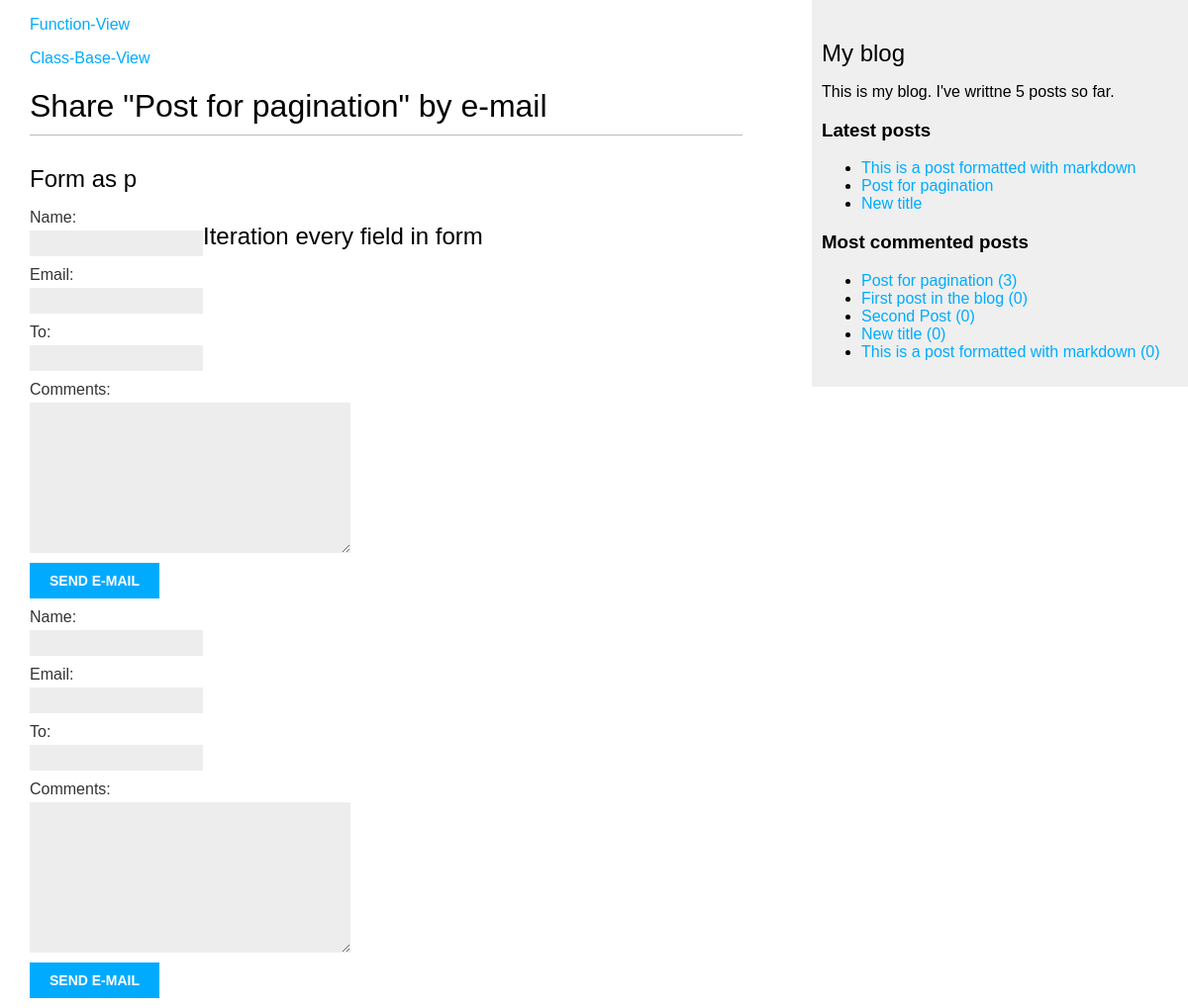
/blog/5/share/, run on the app's committed database.
### blog/models.py (models this page shows, shortened)
class Post(models.Model):
    STATUS_CHOICES = (
        ('draft', 'Draft'),
        ('published', 'Published'),
    )
    title = models.CharField(max_length=250)
    slug = models.SlugField(max_length=250, unique_for_date='publish')
    author = models.ForeignKey(User, on_delete=models.CASCADE,
                               related_name='blog_posts')
    body = models.TextField()
    publish = models.DateTimeField(default=timezone.now)
    created = models.DateTimeField(auto_now_add=True)
    updated = models.DateTimeField(auto_now=True)
    status = models.CharField(max_length=10, choices=STATUS_CHOICES,
                              default='draft')
    objects = models.Manager()  # Менеджер по умолчанию.
    published = PublishedManager()  # Наш новый менеджер.
    tags = TaggableManager()
    class Meta:
        ordering = ('-publish',)
    def get_absolute_url(self):
        return reverse('blog:post_detail', args=[self.publish.year,
                                                 self.publish.month,
                                                 self.publish.day, self.slug])

### blog/views.py (the view)
# urls.py: path('<int:post_id>/share/', views.post_share, name='post_share'),
def post_share(request, post_id):
    post = get_object_or_404(Post, id=post_id, status='published')
    sent = False  # Отправлено ли сообщение, передаем в контекст
    if request.method == 'POST':
        form = EmailPostForm(request.POST)
        if form.is_valid():
            cd = form.cleaned_data
            post_url = request.build_absolute_uri(post.get_absolute_url())
            subject = f'{cd["name"]} ({cd["email"]}) recommends you reading ' \
                f'"{post.title}"'
            message = f'Read "{post.title}" at {post_url}\n\n{cd["name"]}\'s ' \
                f'comments: {cd["comments"]}'
            send_mail(subject, message, 'admin@localhost', [cd["to"]])
            sent = True
    else:
        form = EmailPostForm()
    return render(request, 'blog/post/share.html', {'post': post,
                                                    'form': form,
                                                    'sent': sent})

### blog/forms.py
class EmailPostForm(forms.Form):
    name = forms.CharField(max_length=25)
    email = forms.EmailField()
    to = forms.EmailField()
    comments = forms.CharField(required=False, widget=forms.Textarea)

### blog/models.py (called while the page is built)
    def get_queryset(self):
        return super().get_queryset().filter(status='published')

### blog/templatetags/blog_tags.py (called while the page is built)
@register.simple_tag
def total_posts():
    return Post.published.count()

@register.inclusion_tag('blog/post/latest_posts.html')
def show_latest_posts(count=5):
    latest_posts = Post.published.order_by('-publish')[:count]
    return {'latest_posts': latest_posts}

@register.simple_tag
def get_most_commented_posts(count=5):
    return Post.published.annotate(total_comments=Count('comments'))\
                         .order_by('-total_comments')[:count]

### blog/templates/blog/post/share.html (shortened to what this page needs)
{% extends 'blog/base.html' %}
{% block content %}
    {% if sent %}
        <h1>E-mail successfully sent</h1>
        <p>"{{ post.title }}" was successfully sent to {{ form.cleaned_data.to }}.</p>
    {% else %}
        <h1>Share "{{ post.title }}" by e-mail</h1>
        <h2>Form as p</h2>
        <form action="." method="post">
            {{ form.as_p }}
            <input type="submit" value="Send e-mail">
        </form>
        <h2>Iteration every field in form</h2>
        <form action="." method="post">
            {% for field in form %}
                <div>
                    {{ field.label_tag }} {{ field }}
                </div>
            {%  endfor %}
            <input type="submit" value="Send e-mail">
        </form>
    {% endif %}
{% endblock %}

### blog/templates/blog/base.html (shortened to what this page needs)
{% load blog_tags %}
{% load static %}
<!DOCTYPE html>
<html>
<head>
    <link href="{% static "css/blog.css" %}" rel="stylesheet">
</head>
<body>
    <div id="content">
        <p><a href="{% url 'blog:post_list' %}">Function-View</a></p>
        <p><a href="{% url 'blog:post_list_cbv' %}">Class-Base-View</a></p>
        {% block content %}{% endblock %}
    </div>
    <div id="sidebar">
        <h2>My blog</h2>
        <p>This is my blog. I've writtne {% total_posts %} posts so far.</p>
        <h3>Latest posts</h3>
        {% show_latest_posts 3 %}
        <h3>Most commented posts</h3>
        {% get_most_commented_posts as most_commented_posts %}
        <ul>
            {% for post in most_commented_posts %}
                <li>
                    <a href="{{ post.get_absolute_url }}">
                        {{ post.title }} ({{ post.comments.count }})
                    </a>
                </li>
            {% endfor %}
        </ul>
    </div>
</body>
</html>

### blog/templates/blog/post/latest_posts.html
<ul>
    {% for post in latest_posts %}
        <li>
            <a href="{{ post.get_absolute_url }}">{{ post.title }}</a>
        </li>
    {% endfor %}
</ul>

### blog/static/css/blog.css (style rules this page uses)
body { margin:0; padding:0; font-family:helvetica, sans-serif; }
a { color:#00abff; text-decoration:none; }
h1 { font-weight:normal; border-bottom:1px solid #bbb; padding:0 0 10px 0; }
h2 { font-weight:normal; margin:30px 0 0; }
#content { float:left; width:60%; padding:0 0 0 30px; }
#sidebar { float:right; width:30%; padding:10px; background:#efefef; height:100%; }
label { float:left; clear:both; color:#333; margin-bottom:4px; }
input, textarea { clear:both; float:left; margin:0 0 10px; background:#ededed; border:0; padding:6px 10px; font-size:12px; }
input[type=submit] { font-weight:bold; background:#00abff; color:#fff; padding:10px 20px; font-size:14px; text-transform:uppercase; }

### data on the page
Post: title "Post for pagination", comments.count "3"
Post: title "This is a post formatted with markdown", comments.count "0"
Post: title "New title", comments.count "0"
Post: title "First post in the blog", comments.count "0"
Post: title "Second Post", comments.count "0"

### other printed values
{{ field.label_tag }} "Name:" "Email:" "To:" "Comments:"
